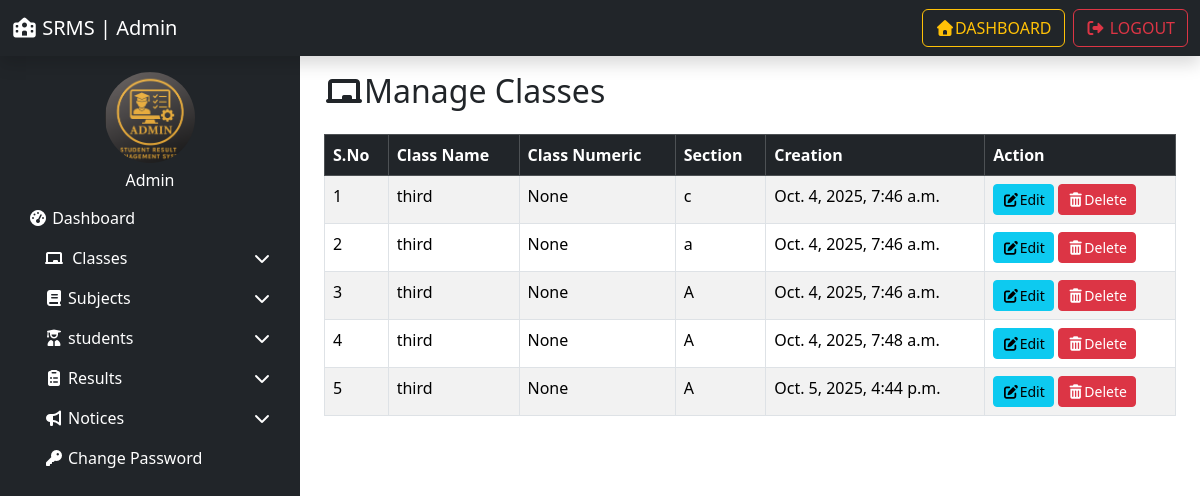
The page /manage_classes/ (signed in) on the database as committed earlier.
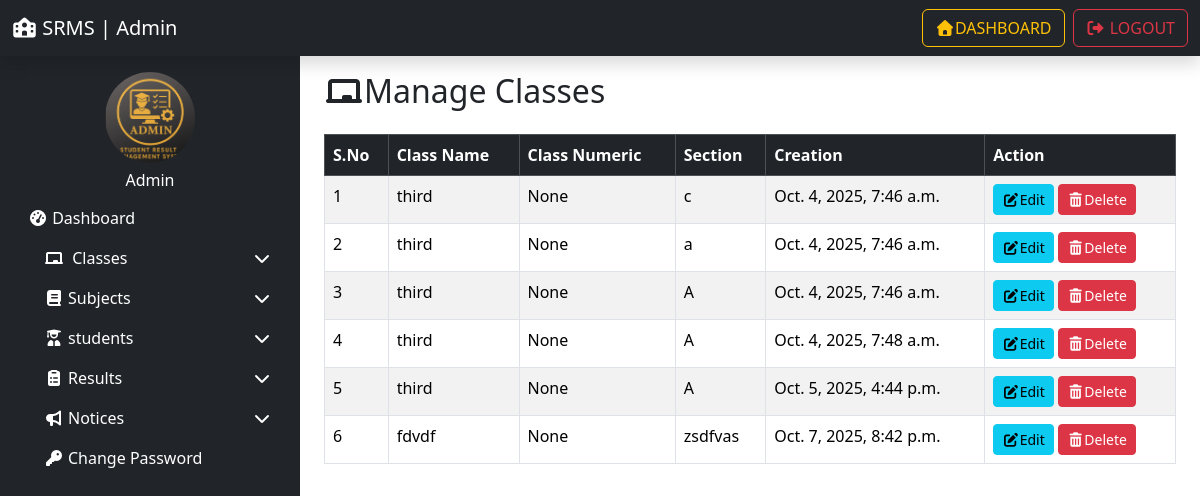
The same page on the database as committed later.
### resultapp/models.py (models this page shows, shortened)
class Class(models.Model):
    class_name = models.CharField(max_length=50)
    class_numeric = models.IntegerField(null=True, blank=True)
    section = models.CharField(max_length=20)
    creation_date = models.DateTimeField(auto_now_add=True)
    updation_date = models.DateTimeField(auto_now=True)

### resultapp/views.py (the view, shortened to what this page needs)
# urls.py: path('manage_classes/' ,manage_classes, name='manage_classes'),
@login_required
@login_required
def manage_classes(request):
    classes = Class.objects.all()
    return render(request, "manage_classes.html", locals())  # ✅ now you're passing a dict

### resultapp/templates/manage_classes.html (shortened to what this page needs)
{% extends 'admin_base.html' %}
{% load static %}
{% block content %}
<div class="container">
     <h2 class="mb-4"><i class="fas fa-chalkboard "></i>Manage Classes</h2>
  <table class="table table-bordered  table-striped ">
           <thead class="table-dark">
            <tr>
                  <th>S.No</th>
                   <th>Class Name</th>
                    <th>Class Numeric</th>
                     <th>Section</th>
                      <th>Creation</th>
                         <th>Action</th>
            </tr>
           </thead>
           <tbody>
            {% for c in classes%}
            <tr>
                  <td>{{forloop.counter}}</td>
                   <td>{{c.class_name}}</td>
                    <td>{{c.class_numeric}}</td>
                     <td>{{c.section}}</td>
                      <td>{{c.creation_date}}</td>
                      <td>
                        <a href="{% url 'edit_class' c.id  %}"  class="btn btn-info btn-sm" ><i class="fas fa-edit"></i>Edit</a>
                        <a href="?delete={{c.id}}" onclick="return confirm('Are you want sure to delete ?')" class="btn btn-danger btn-sm" ><i class="fas fa-trash-alt"></i>Delete</a>
                      </td>
            </tr>
            {% empty %}
            <tr>
                  <td colspan="6" class="text-center">
                       No classes found
                  </td>
            </tr>
            {% endfor %}
           </tbody>
  </table>
</div>
{% endblock %}

Rows that differ between the two databases and show on the page:
added Class: class_name "fdvdf", class_numeric "None", section "zsdfvas", creation_date "Oct. 7, 2025, 8:42 p.m."
